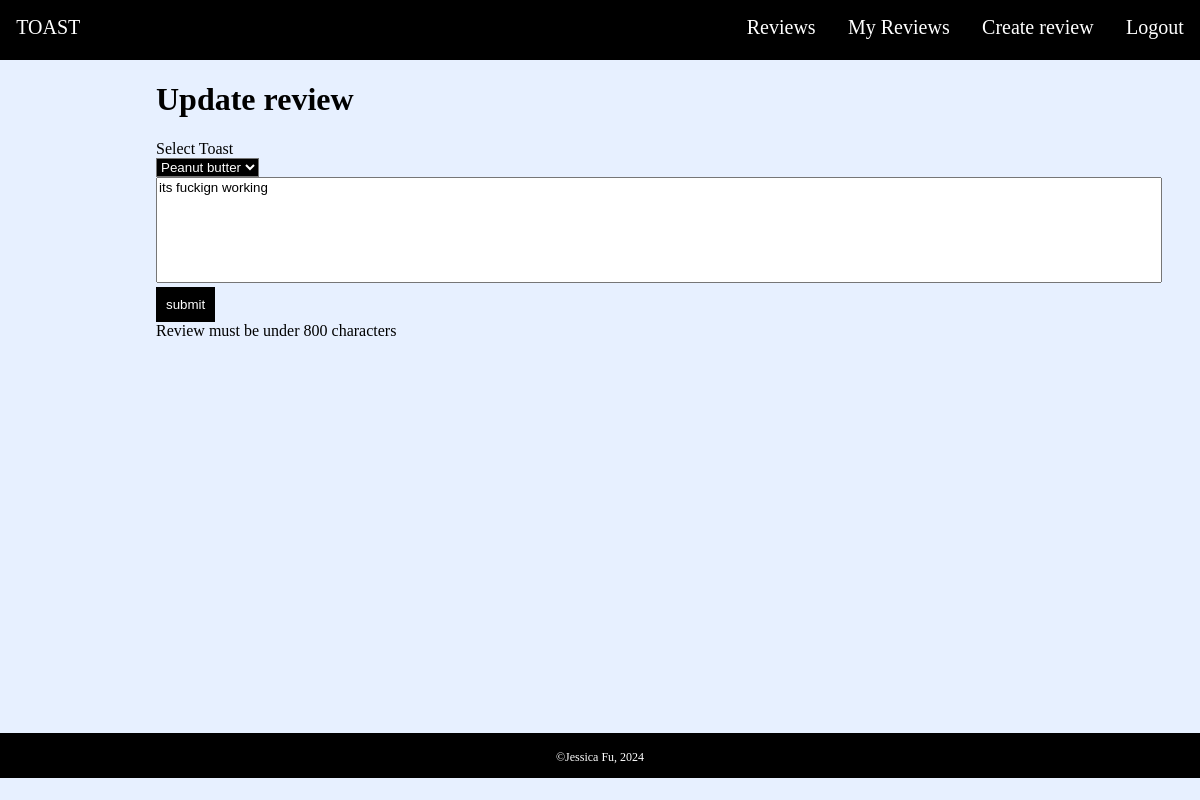
Before: /update_reviews (signed in) with the older database file.
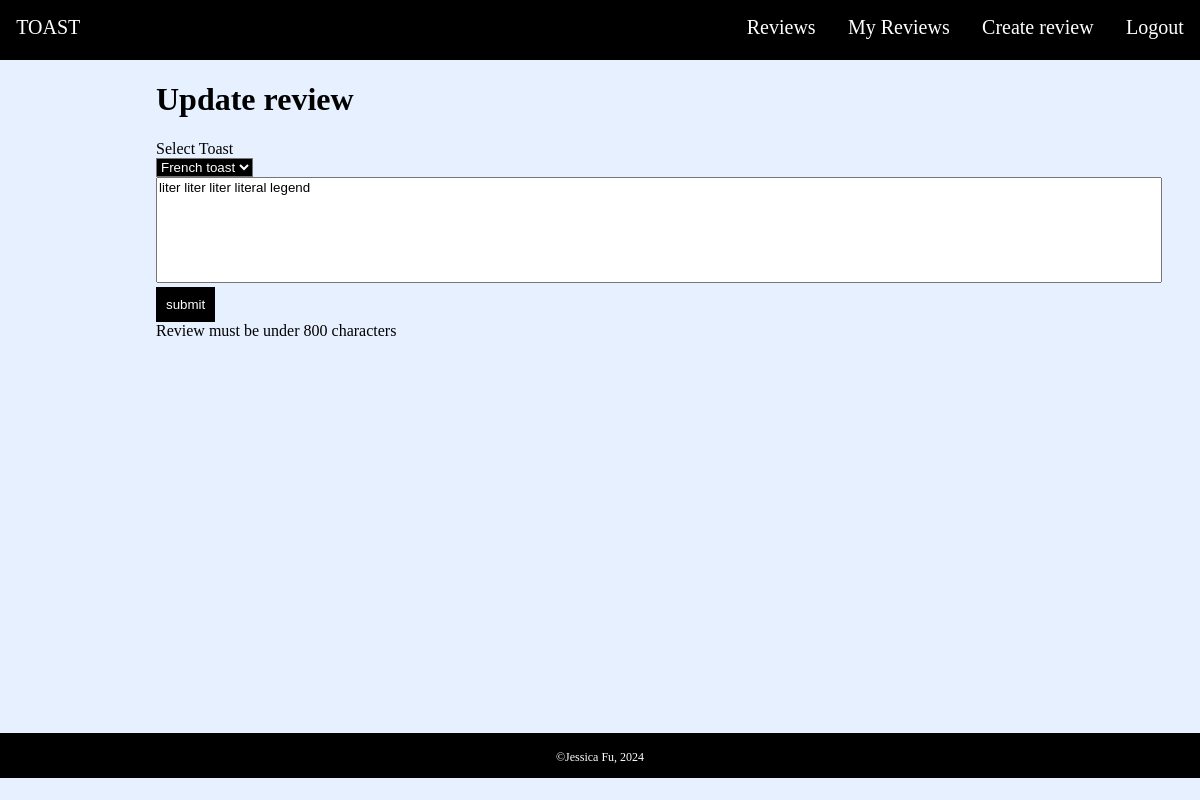
After: the same page with the newer database file.
### tables this page shows
CREATE TABLE Reviews (id INTEGER PRIMARY KEY AUTOINCREMENT, user_id INTEGER REFERENCES Users (id), review TEXT NOT NULL, toast_id INTEGER, approval INTEGER);

### routes.py (the view, shortened to what this page needs)
@app.route('/update_reviews', methods=['GET', 'POST'])
def update_reviews():
    if 'username' not in session:
        return redirect(url_for('signup'))
    else:
        if request.method == 'GET':
            username = session['username']
            query = "SELECT t.id, description, review \
                     FROM reviews as r JOIN users AS u \
                     ON r.user_id = u.id JOIN Toast AS t \
                     ON r.toast_id = t.id WHERE u.username = ?"
            toasts = sql_queries(query, 1, (username, ))
            return render_template('update_reviews.html', toasts=toasts)

### routes.py (called while the page is built)
def sql_queries(query, option, data=None):
    connection = sqlite3.connect('toast.db')
    cursor = connection.cursor()
    if data:
        cursor.execute(query, data)
    else:
        cursor.execute(query)
    if option == 0:
        result = cursor.fetchone()
        return result
    elif option == 1:
        result = cursor.fetchall()
        return result
    else:
        connection.commit()
    connection.close()

### templates/update_reviews.html (shortened to what this page needs)
{% extends 'layout.html' %}
{% block main -%}
    <div class="createRevGridContainer">
    <h1 class="updatereviewheading">Update review</h1>
    <form name="Toast Reviewed" method="post">
        <label>Select Toast</label>
        <br>
        <select id="review" name="toast_id" onchange="fetchReview()" class="selecttoast">
            {% for toast in toasts %}
            <option value="{{ toast[0] }}" review="{{ toast[2] }}" SELECTED>{{ toast[1] }}</option>
            {% endfor %}
        </select>
        <br>
        <textarea name="review" id="text" maxlength="800">{{toasts[-1][2]}}</textarea>
        <br>
        <input type="submit" value="submit" class="signupbutton">
        <br>
        Review must be under 800 characters
    </form>
    </div>
{%- endblock %}

Changed rows visible on the page:
removed Reviews: review "its fuckign working"
added Reviews: review "liter liter liter literal legend"
Other visible differences:
form field toast_id: "Peanut butter" → "French toast"
